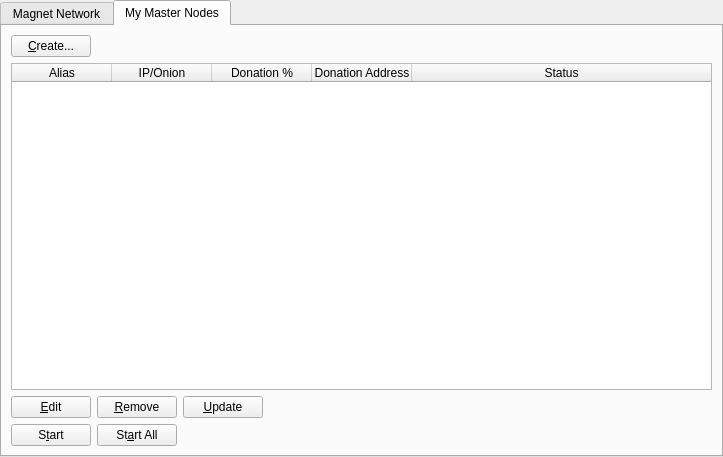
<?xml version="1.0" encoding="UTF-8"?>
<ui version="4.0">
 <class>MasternodeManager</class>
 <widget class="QWidget" name="MasternodeManager">
  <property name="geometry">
   <rect>
    <x>0</x>
    <y>0</y>
    <width>723</width>
    <height>457</height>
   </rect>
  </property>
  <property name="windowTitle">
   <string>Form</string>
  </property>
  <layout class="QVBoxLayout" name="topLayout">
   <property name="leftMargin">
    <number>0</number>
   </property>
   <property name="topMargin">
    <number>0</number>
   </property>
   <property name="rightMargin">
    <number>0</number>
   </property>
   <property name="bottomMargin">
    <number>0</number>
   </property>
   <item>
    <layout class="QVBoxLayout" name="verticalLayout">
     <property name="bottomMargin">
      <number>0</number>
     </property>
     <item>
      <widget class="QTabWidget" name="tabWidget">
       <property name="currentIndex">
        <number>1</number>
       </property>
       <widget class="QWidget" name="tab">
        <attribute name="title">
         <string>Magnet Network</string>
        </attribute>
        <layout class="QGridLayout" name="gridLayout">
         <item row="1" column="0">
          <widget class="QTableWidget" name="tableWidget">
           <property name="editTriggers">
            <set>QAbstractItemView::NoEditTriggers</set>
           </property>
           <property name="alternatingRowColors">
            <bool>true</bool>
           </property>
           <property name="selectionBehavior">
            <enum>QAbstractItemView::SelectRows</enum>
           </property>
           <property name="sortingEnabled">
            <bool>true</bool>
           </property>
           <attribute name="horizontalHeaderStretchLastSection">
            <bool>true</bool>
           </attribute>
           <column>
            <property name="text">
             <string>Address</string>
            </property>
           </column>
           <column>
            <property name="text">
             <string>Rank</string>
            </property>
           </column>
           <column>
            <property name="text">
             <string>Active</string>
            </property>
           </column>
           <column>
            <property name="text">
             <string>Active (secs)</string>
            </property>
           </column>
           <column>
            <property name="text">
             <string>Last Seen</string>
            </property>
           </column>
           <column>
            <property name="text">
             <string>Pubkey</string>
            </property>
           </column>
          </widget>
         </item>
         <item row="2" column="0">
          <widget class="QTableWidget" name="tableWidget_3">
           <property name="editTriggers">
            <set>QAbstractItemView::NoEditTriggers</set>
           </property>
           <property name="alternatingRowColors">
            <bool>true</bool>
           </property>
           <property name="selectionBehavior">
            <enum>QAbstractItemView::SelectRows</enum>
           </property>
           <property name="sortingEnabled">
            <bool>true</bool>
           </property>
           <attribute name="horizontalHeaderStretchLastSection">
            <bool>true</bool>
           </attribute>
           <column>
            <property name="text">
             <string>Address</string>
            </property>
           </column>
           <column>
            <property name="text">
             <string>Rank</string>
            </property>
           </column>
           <column>
            <property name="text">
             <string>Active</string>
            </property>
           </column>
           <column>
            <property name="text">
             <string>Active (secs)</string>
            </property>
           </column>
           <column>
            <property name="text">
             <string>Last Seen</string>
            </property>
           </column>
           <column>
            <property name="text">
             <string>Pubkey</string>
            </property>
           </column>
          </widget>
         </item>
         <item row="0" column="0">
          <layout class="QHBoxLayout" name="horizontalLayout_3">
           <property name="bottomMargin">
            <number>0</number>
           </property>
           <item>
            <widget class="QLabel" name="label_2">
             <property name="text">
              <string>Magnet Node Count:</string>
             </property>
            </widget>
           </item>
           <item>
            <widget class="QLabel" name="countLabel">
             <property name="text">
              <string>0</string>
             </property>
            </widget>
           </item>
           <item>
            <spacer name="horizontalSpacer_3">
             <property name="orientation">
              <enum>Qt::Horizontal</enum>
             </property>
             <property name="sizeHint" stdset="0">
              <size>
               <width>40</width>
               <height>20</height>
              </size>
             </property>
            </spacer>
           </item>
          </layout>
         </item>
        </layout>
       </widget>
       <widget class="QWidget" name="tab_2">
        <attribute name="title">
         <string>My Master Nodes</string>
        </attribute>
        <layout class="QGridLayout" name="gridLayout_2">
         <item row="0" column="0">
          <layout class="QVBoxLayout" name="verticalLayout_2">
           <property name="bottomMargin">
            <number>0</number>
           </property>
           <item>
            <layout class="QHBoxLayout" name="horizontalLayout">
             <item>
              <widget class="QPushButton" name="createButton">
               <property name="text">
                <string>&amp;Create...</string>
               </property>
              </widget>
             </item>
             <item>
              <spacer name="horizontalSpacer">
               <property name="orientation">
                <enum>Qt::Horizontal</enum>
               </property>
               <property name="sizeHint" stdset="0">
                <size>
                 <width>40</width>
                 <height>20</height>
                </size>
               </property>
              </spacer>
             </item>
            </layout>
           </item>
           <item>
            <widget class="QTableWidget" name="tableWidget_2">
             <property name="minimumSize">
              <size>
               <width>695</width>
               <height>0</height>
              </size>
             </property>
             <property name="editTriggers">
              <set>QAbstractItemView::NoEditTriggers</set>
             </property>
             <property name="alternatingRowColors">
              <bool>true</bool>
             </property>
             <property name="selectionMode">
              <enum>QAbstractItemView::SingleSelection</enum>
             </property>
             <property name="selectionBehavior">
              <enum>QAbstractItemView::SelectRows</enum>
             </property>
             <attribute name="horizontalHeaderStretchLastSection">
              <bool>true</bool>
             </attribute>
             <column>
              <property name="text">
               <string>Alias</string>
              </property>
             </column>
             <column>
              <property name="text">
               <string>IP/Onion</string>
              </property>
             </column>
             <column>
              <property name="text">
               <string>Donation %</string>
              </property>
             </column>
             <column>
              <property name="text">
               <string>Donation Address</string>
              </property>
             </column>
             <column>
              <property name="text">
               <string>Status</string>
              </property>
             </column>
            </widget>
           </item>
           <item>
            <layout class="QHBoxLayout" name="horizontalLayout_2">
             <property name="bottomMargin">
              <number>0</number>
             </property>
             <item>
              <widget class="QPushButton" name="editButton">
               <property name="text">
                <string>&amp;Edit</string>
               </property>
              </widget>
             </item>
             <item>
              <widget class="QPushButton" name="removeButton">
               <property name="text">
                <string>&amp;Remove</string>
               </property>
              </widget>
             </item>
             <item>
              <widget class="QPushButton" name="UpdateButton">
               <property name="text">
                <string>&amp;Update</string>
               </property>
              </widget>
             </item>
             <item>
              <spacer name="horizontalSpacer_2">
               <property name="orientation">
                <enum>Qt::Horizontal</enum>
               </property>
               <property name="sizeHint" stdset="0">
                <size>
                 <width>40</width>
                 <height>20</height>
                </size>
               </property>
              </spacer>
             </item>
            </layout>
           </item>
           <item>
            <layout class="QHBoxLayout" name="horizontalLayout_4">
             <property name="bottomMargin">
              <number>0</number>
             </property>
            </layout>
           </item>
           <item>
            <layout class="QHBoxLayout" name="horizontalLayout_5">
             <property name="bottomMargin">
              <number>0</number>
             </property>
             <item>
              <widget class="QPushButton" name="startButton">
               <property name="text">
                <string>S&amp;tart</string>
               </property>
              </widget>
             </item>
             <item>
              <widget class="QPushButton" name="startAllButton">
               <property name="text">
                <string>St&amp;art All</string>
               </property>
              </widget>
             </item>
             <item>
              <spacer name="horizontalSpacer_5">
               <property name="orientation">
                <enum>Qt::Horizontal</enum>
               </property>
               <property name="sizeHint" stdset="0">
                <size>
                 <width>40</width>
                 <height>20</height>
                </size>
               </property>
              </spacer>
             </item>
            </layout>
           </item>
          </layout>
         </item>
        </layout>
       </widget>
      </widget>
     </item>
    </layout>
   </item>
  </layout>
 </widget>
 <resources/>
 <connections/>
</ui>
